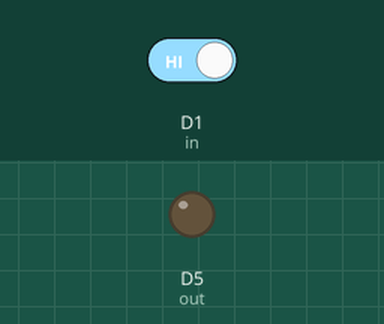
This sketch was run on a simulated ESP8266 (NodeMCU). On the bench: output pins drawn as LEDs (lit = HIGH). Inputs (shaded band) come from the test bench; at power-on: D1 (in) HIGH.

Above: at 1.2 s.
1.3 s: D1 (in) driven LOW
At 2.2 s:
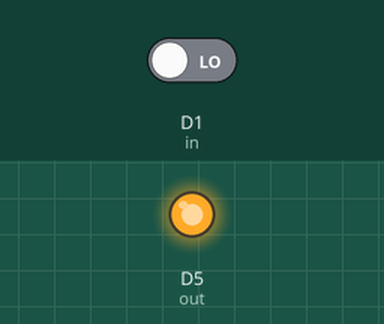
2.8 s: D1 (in) driven HIGH
At 3.3 s:
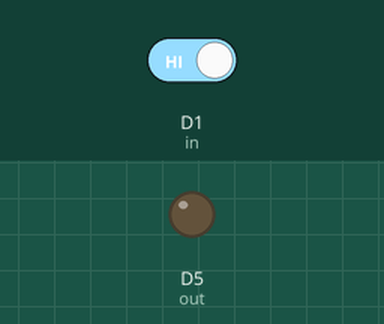
Timing chart, 0 to 5.8 s (numbered marks = the images above; inputs shaded):
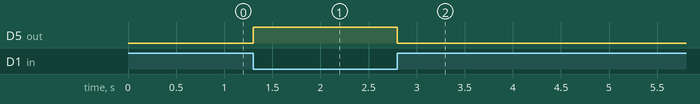

Measured:
- after the input at 1.3 s, D5 (out): LOW → HIGH at once
- after the input at 2.8 s, D5 (out): HIGH → LOW at once

The sketch:

digital-input.ino
```cpp
int in = D1;
    int out = D5;

    void setup() {
        pinMode(in, INPUT);
        pinMode(out, OUTPUT);
    }

    void loop(){

      int inVa = digitalRead(in);

        if (inVa == LOW) {
         digitalWrite(out, HIGH);
           // delay(500);
        }
        else{
          digitalWrite(out, LOW);
        }
        }
```
